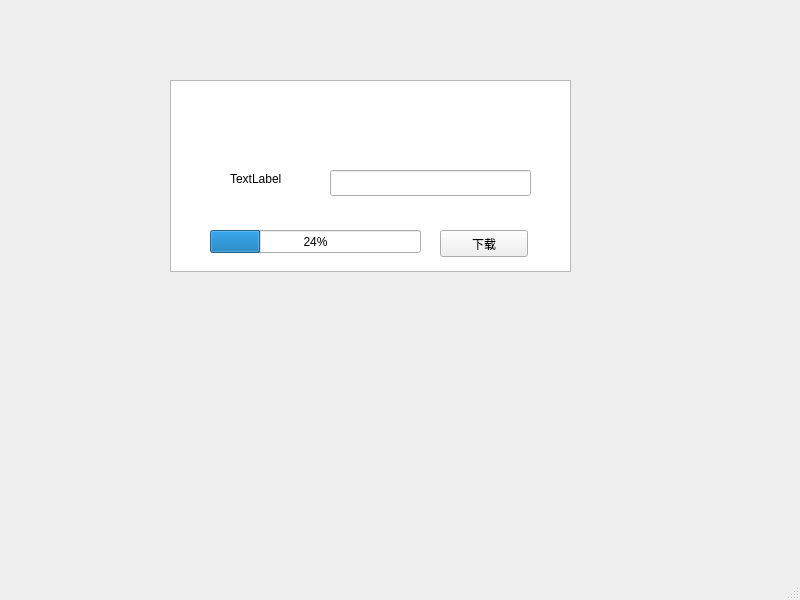
<?xml version="1.0" encoding="UTF-8"?>
<ui version="4.0">
 <class>MainWindow</class>
 <widget class="QMainWindow" name="MainWindow">
  <property name="geometry">
   <rect>
    <x>0</x>
    <y>0</y>
    <width>800</width>
    <height>600</height>
   </rect>
  </property>
  <property name="windowTitle">
   <string>MainWindow</string>
  </property>
  <widget class="QWidget" name="centralwidget">
   <widget class="QTextBrowser" name="textBrowser">
    <property name="geometry">
     <rect>
      <x>170</x>
      <y>80</y>
      <width>401</width>
      <height>192</height>
     </rect>
    </property>
   </widget>
   <widget class="QProgressBar" name="progressBar">
    <property name="geometry">
     <rect>
      <x>210</x>
      <y>230</y>
      <width>211</width>
      <height>23</height>
     </rect>
    </property>
    <property name="value">
     <number>24</number>
    </property>
   </widget>
   <widget class="QPushButton" name="pushButton">
    <property name="geometry">
     <rect>
      <x>440</x>
      <y>230</y>
      <width>88</width>
      <height>27</height>
     </rect>
    </property>
    <property name="text">
     <string>下载</string>
    </property>
   </widget>
   <widget class="QLineEdit" name="lineEdit">
    <property name="geometry">
     <rect>
      <x>330</x>
      <y>170</y>
      <width>201</width>
      <height>26</height>
     </rect>
    </property>
   </widget>
   <widget class="QLabel" name="label">
    <property name="geometry">
     <rect>
      <x>230</x>
      <y>170</y>
      <width>62</width>
      <height>18</height>
     </rect>
    </property>
    <property name="text">
     <string>TextLabel</string>
    </property>
   </widget>
  </widget>
  <widget class="QMenuBar" name="menubar">
   <property name="geometry">
    <rect>
     <x>0</x>
     <y>0</y>
     <width>800</width>
     <height>23</height>
    </rect>
   </property>
  </widget>
  <widget class="QStatusBar" name="statusbar"/>
 </widget>
 <resources/>
 <connections/>
</ui>
